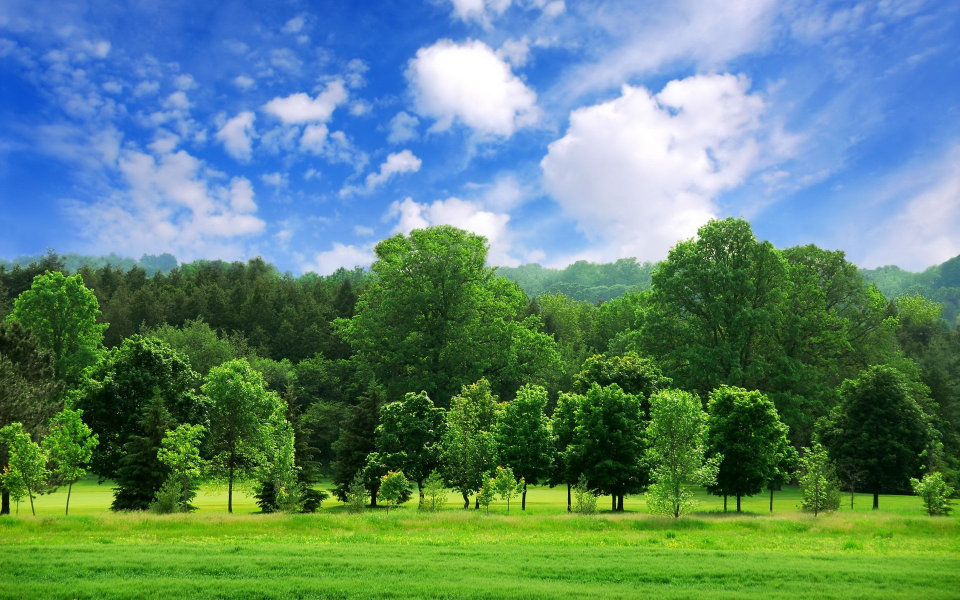
#> input picture PYTHON/Imagens/OPENCV/imagem.jpg, 1920 x 1200 px (shown at 1/2 size)
$ python teste.py
#> lines starting #> are read from the running program, lines starting #| are printed output that depends on the picture; after the words box and inside, x2 and y2 are one past the last pixel; in counts of white or black regions, pixels touching at a corner belong together
import cv2

img = cv2.imread("imagem.jpg")  # Carregar a imagem
#> img is the input picture: shape (1200, 1920, 3); mean B, G, R 117, 133, 93.2
cv2.imshow("Imagem", img)  # Exibir a imagem
cv2.waitKey(0)  # Espera pressionar uma tecla
cv2.destroyAllWindows()  # Fecha a janela

img_resized = cv2.resize(img, (200, 200))
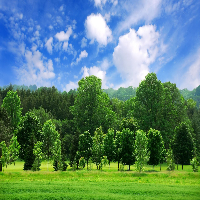
#> img_resized: shape (200, 200, 3); mean B, G, R 117, 133, 93.2
cv2.imshow("Redimensionada", img_resized)
cv2.waitKey(0)
cv2.destroyAllWindows()

img_gray = cv2.cvtColor(img, cv2.COLOR_BGR2GRAY)
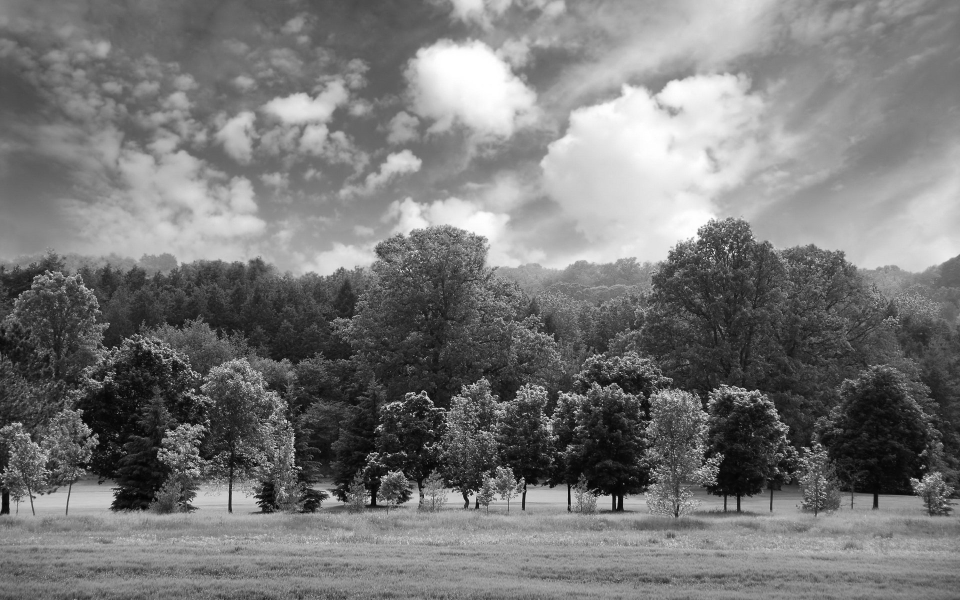
#> img_gray: shape (1200, 1920) (shown at 1/2 size); min 1, max 255, mean 119.3
cv2.imshow("Escala de Cinza", img_gray)
cv2.waitKey(0)
cv2.destroyAllWindows()

img_rect = img.copy()
cv2.rectangle(img_rect, (50, 50), (200, 200), (0, 255, 0), 3)  # Retângulo verde
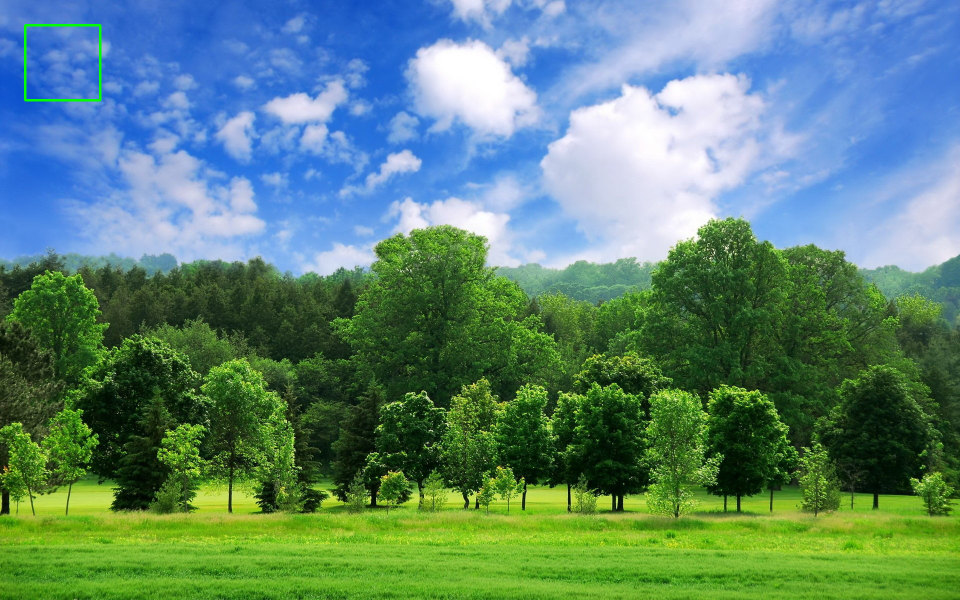
#> img_rect: shape (1200, 1920, 3) (shown at 1/2 size); 0.13% of pixels changed, all inside (x1, y1, x2, y2) = (48, 48, 203, 203)
cv2.imshow("Retângulo", img_rect)
cv2.waitKey(0)
cv2.destroyAllWindows()
